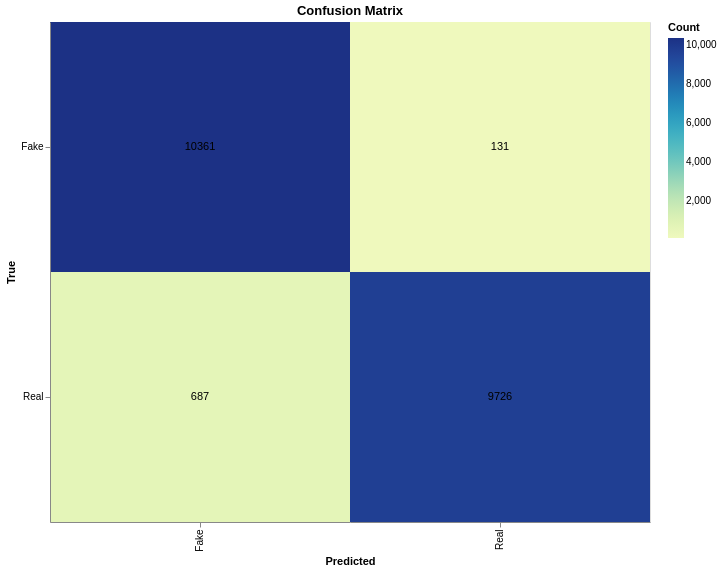

Notebook source saved alongside this figure:
### Code cell
# Define the class labels based on your encoding (fake = 0, real = 1)
class_labels = ['Fake', 'Real']

# Generate confusion matrix
cm = confusion_matrix(all_labels, all_preds, labels=[0, 1])

# Convert confusion matrix to DataFrame for Altair
cm_df = pd.DataFrame(cm, columns=class_labels, index=class_labels)

# Reshape the confusion matrix DataFrame for Altair
cm_melted = cm_df.reset_index().melt(id_vars='index', var_name='Predicted', value_name='Count')
cm_melted = cm_melted.rename(columns={'index': 'True'})

# Create confusion matrix heatmap using Altair with a larger size
confusion_matrix_chart = alt.Chart(cm_melted).mark_rect().encode(
    x='Predicted:N',
    y='True:N',
    color='Count:Q',
    tooltip=['True', 'Predicted', 'Count']
).properties(
    title='Confusion Matrix',
    width=600,  # Increase width
    height=500  # Increase height
)

# Add annotations inside the heatmap
text_annotations = alt.Chart(cm_melted).mark_text().encode(
    x='Predicted:N',
    y='True:N',
    text='Count:Q',
    color=alt.value('black')  # Set text color to black
)

# Combine the heatmap and the annotations
final_chart = confusion_matrix_chart + text_annotations

final_chart.show()

### Figure 1 — Vega-Lite specification as saved in the notebook (floating-point values rounded to 4 significant figures)
{"config": {"view": {"continuousWidth": 300, "continuousHeight": 300}}, "layer": [{"mark": {"type": "rect"}, "encoding": {"color": {"field": "Count", "type": "quantitative"}, "tooltip": [{"field": "True", "type": "nominal"}, {"field": "Predicted", "type": "nominal"}, {"field": "Count", "type": "quantitative"}], "x": {"field": "Predicted", "type": "nominal"}, "y": {"field": "True", "type": "nominal"}}, "title": "Confusion Matrix"}, {"mark": {"type": "text"}, "encoding": {"color": {"value": "black"}, "text": {"field": "Count", "type": "quantitative"}, "x": {"field": "Predicted", "type": "nominal"}, "y": {"field": "True", "type": "nominal"}}}], "data": {"name": "data-698e151107146439e467d60bccf1e9d9"}, "height": 500, "width": 600, "$schema": "https://vega.github.io/schema/vega-lite/v5.20.1.json", "datasets": {"data-698e151107146439e467d60bccf1e9d9": [{"True": "Fake", "Predicted": "Fake", "Count": 10361}, {"True": "Real", "Predicted": "Fake", "Count": 687}, {"True": "Fake", "Predicted": "Real", "Count": 131}, {"True": "Real", "Predicted": "Real", "Count": 9726}]}}
